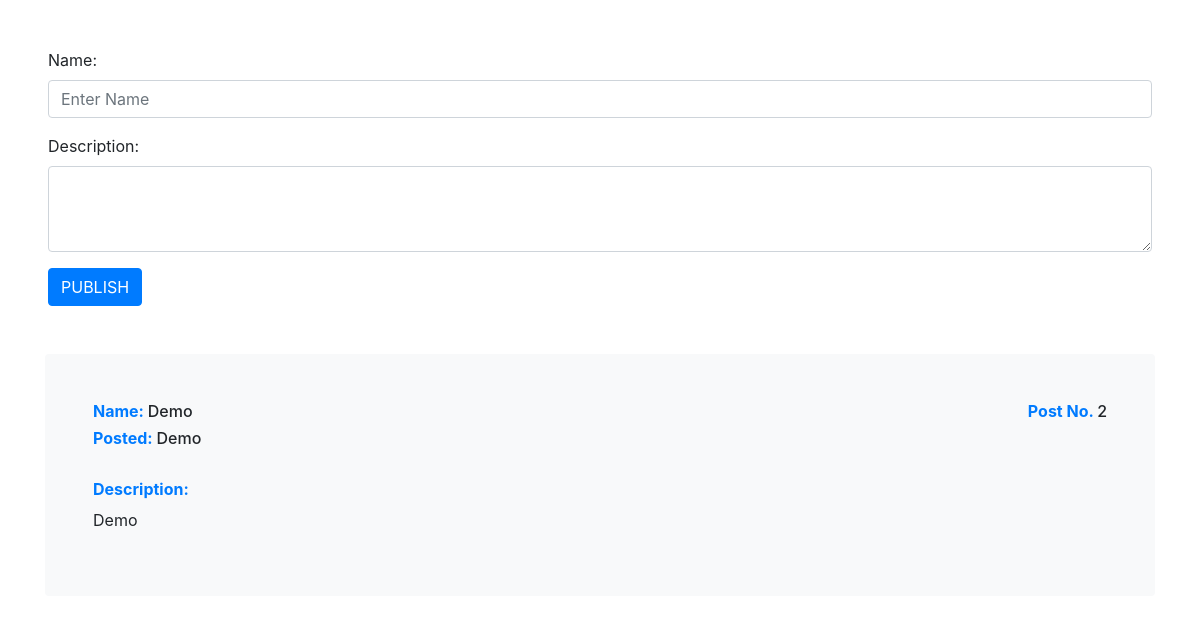
Before: /front/ with the older database file.
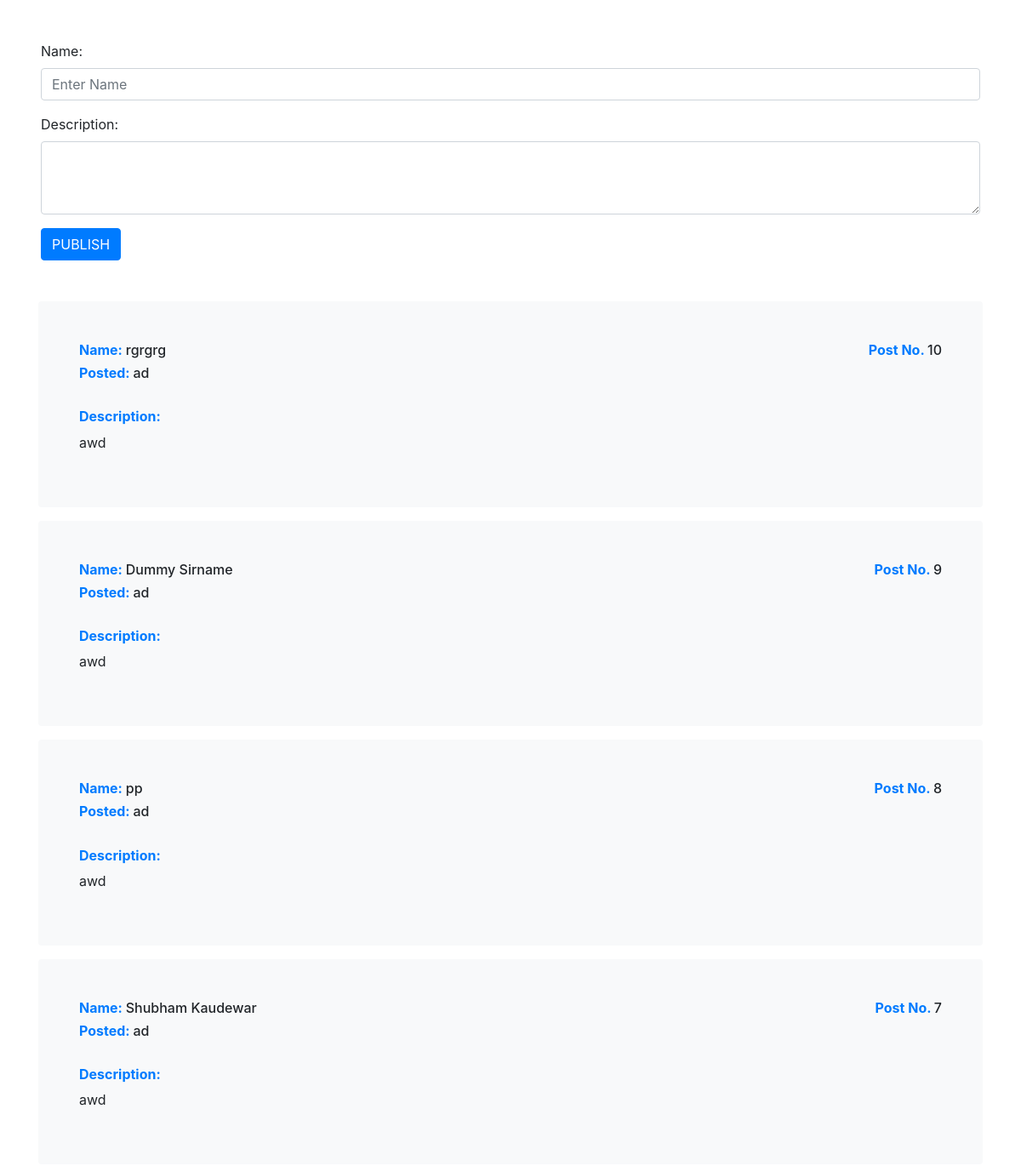
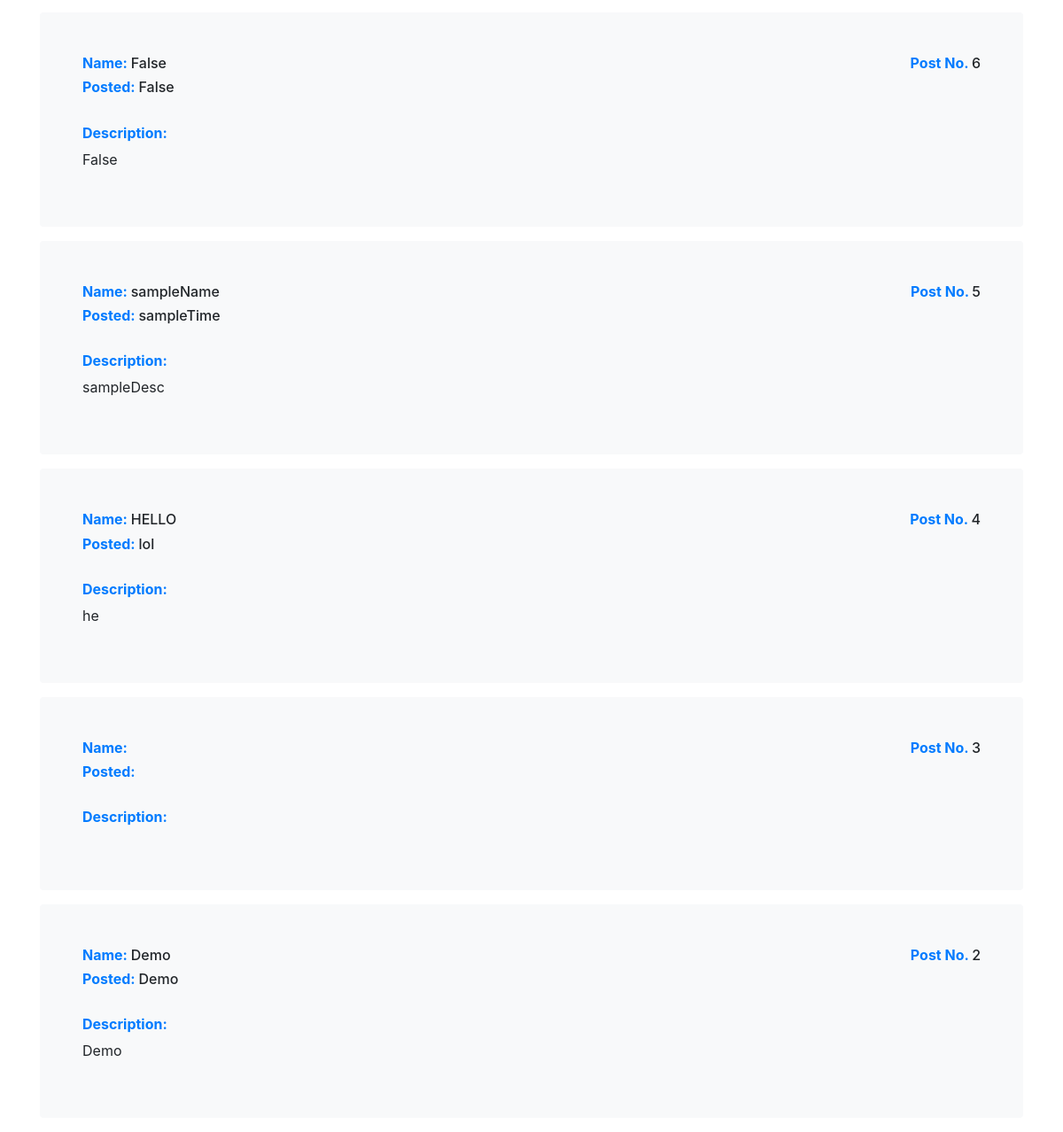
After: the same page with the newer database file (2 pictures, top to bottom).
### front/models.py (models this page shows)
class Values(models.Model):
    name = models.CharField(max_length=200)
    desc = models.TextField(blank=True)
    time = models.CharField(max_length=200)
    view = models.TextField(blank=True)

### front/views.py (the view)
# urls.py: path('',Values_view),
def Values_view(request):
    obj = Values.objects.all()
    views_content = {
        "content": obj
    }
    return render(request,"front/index.html",views_content)

### templates/front/index.html (shortened to what this page needs)
{% load static %}
<!DOCTYPE html>
<html lang="en">
<head>
    <link rel="stylesheet" href="https://maxcdn.bootstrapcdn.com/bootstrap/4.0.0/css/bootstrap.min.css">
</head>
<body>
    <form id="ajaxform" class="p-5 ">
        <div class="form-group">
          <label for="Name">Name: </label>
          <input type="text" class="form-control" id="name" placeholder="Enter Name">
        </div>
        <div class="form-group">
          <label for="exampleFormControlTextarea1">Description: </label>
          <textarea class="form-control" id="desc" rows="3"></textarea>
        </div>
        <button type="submit" class="btn btn-primary">PUBLISH</button>
      </form>
      <div id="content" class="container">
        {% for each in content reversed %}
        <div class="col-12 d-flex flex-column mb-3 p-5 shadow-none bg-light rounded">
            <div class="d-flex flex-row justify-content-between">
                <h6><span class="text-primary font-weight-bold">Name: </span>{{ each.name }}</h6>
                <h6><span class="text-primary font-weight-bold">Post No. </span> {{ each.id }}</h6>
            </div>
            <div>
                <h6><span class="text-primary font-weight-bold">Posted: </span> {{ each.time }}</h6>
            </div>
            <div class="d-flex flex-column"><br>
                <h6 class="text-primary font-weight-bold">Description:</h6>
                <p>{{ each.desc }}</p>
            </div>
        </div>
        {% endfor %}
    </div>
</body>
</html>

Changed rows visible on the page:
added Values: name "rgrgrg", id "10", time "ad", desc "awd"
added Values: name "Dummy Sirname", id "9", time "ad", desc "awd"
added Values: name "pp", id "8", time "ad", desc "awd"
added Values: name "Shubham Kaudewar", id "7", time "ad", desc "awd"
added Values: name "False", id "6", time "False", desc "False"
added Values: name "sampleName", id "5", time "sampleTime", desc "sampleDesc"
added Values: name "HELLO", id "4", time "lol", desc "he"
added Values: id "3"
